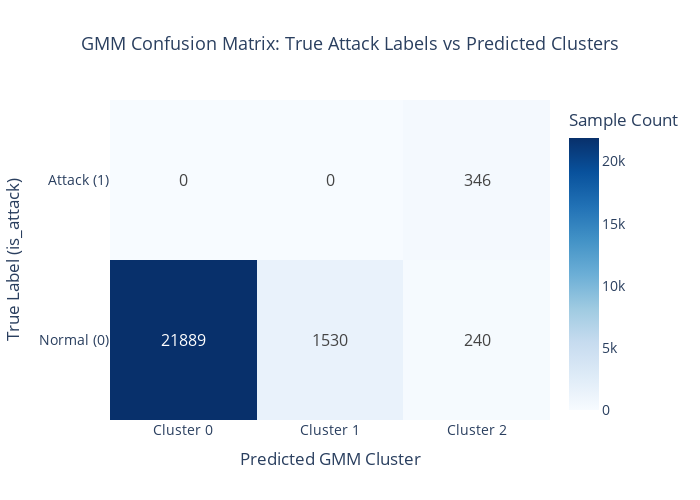

Notebook cell for this chart:
### Markdown cell above
### Semisupervised evaluation

### Code cell
cm_df = pd.crosstab(y, gmm_labels, rownames=['is_attack'], colnames=['gmm_label'])

# Extract data
z = cm_df.values
x = [f"Cluster {col}" for col in cm_df.columns]  # e.g., ["Cluster 0", "Cluster 1", ...]
y_labels = ["Normal (0)", "Attack (1)"]           # Row labels

# Create heatmap
fig = go.Figure(data=go.Heatmap(
    z=z,
    x=x,
    y=y_labels,
    colorscale='Blues',
    text=z,
    texttemplate="%{text}",
    textfont={"size": 16},
    hovertemplate=(
        "<b>True Class:</b> %{y}<br>" +
        "<b>Predicted Cluster:</b> %{x}<br>" +
        "<b>Count:</b> %{z}<extra></extra>"
    ),
    colorbar=dict(title="Sample Count")
))

# Update layout
fig.update_layout(
    title={
        'text': "GMM Confusion Matrix: True Attack Labels vs Predicted Clusters",
        'x': 0.5,
        'xanchor': 'center',
        'font': {'size': 18}
    },
    xaxis_title="Predicted GMM Cluster",
    yaxis_title="True Label (is_attack)",
    width=700,
    height=500,
    font=dict(size=14)
)

fig.show()

### Figure 1 — Plotly figure (JSON) as saved in the notebook; plotly's stock layout.template omitted (floating-point values rounded to 4 significant figures)
{"data": [{"colorbar": {"title": {"text": "Sample Count"}}, "colorscale": [[0, "rgb(247,251,255)"], [0.125, "rgb(222,235,247)"], [0.25, "rgb(198,219,239)"], [0.375, "rgb(158,202,225)"], [0.5, "rgb(107,174,214)"], [0.625, "rgb(66,146,198)"], [0.75, "rgb(33,113,181)"], [0.875, "rgb(8,81,156)"], [1, "rgb(8,48,107)"]], "hovertemplate": "<b>True Class:</b> %{y}<br><b>Predicted Cluster:</b> %{x}<br><b>Count:</b> %{z}<extra></extra>", "text": [[21889, 1530, 240], [0, 0, 346]], "textfont": {"size": 16}, "texttemplate": "%{text}", "type": "heatmap", "x": ["Cluster 0", "Cluster 1", "Cluster 2"], "y": ["Normal (0)", "Attack (1)"], "z": [[21889, 1530, 240], [0, 0, 346]]}], "layout": {"font": {"size": 14}, "height": 500, "title": {"font": {"size": 18}, "text": "GMM Confusion Matrix: True Attack Labels vs Predicted Clusters", "x": 0.5, "xanchor": "center"}, "width": 700, "xaxis": {"title": {"text": "Predicted GMM Cluster"}}, "yaxis": {"title": {"text": "True Label (is_attack)"}}}}
